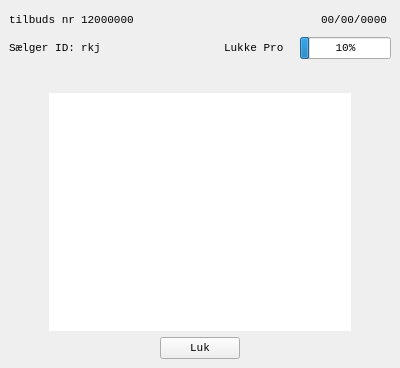
<ui version="4.0" >
 <author></author>
 <comment></comment>
 <exportmacro></exportmacro>
 <class>jourview</class>
 <widget class="QWidget" name="jourview" >
  <property name="geometry" >
   <rect>
    <x>0</x>
    <y>0</y>
    <width>400</width>
    <height>368</height>
   </rect>
  </property>
  <property name="font" >
   <font>
    <family>Lucida Console</family>
    <pointsize>8</pointsize>
    <weight>50</weight>
    <italic>false</italic>
    <bold>false</bold>
    <underline>false</underline>
    <strikeout>false</strikeout>
   </font>
  </property>
  <property name="windowTitle" >
   <string>Journal</string>
  </property>
  <layout class="QVBoxLayout" >
   <property name="margin" >
    <number>9</number>
   </property>
   <property name="spacing" >
    <number>6</number>
   </property>
   <item>
    <layout class="QVBoxLayout" >
     <property name="margin" >
      <number>0</number>
     </property>
     <property name="spacing" >
      <number>6</number>
     </property>
     <item>
      <layout class="QHBoxLayout" >
       <property name="margin" >
        <number>0</number>
       </property>
       <property name="spacing" >
        <number>6</number>
       </property>
       <item>
        <layout class="QHBoxLayout" >
         <property name="margin" >
          <number>0</number>
         </property>
         <property name="spacing" >
          <number>6</number>
         </property>
         <item>
          <widget class="QLabel" name="nr_txt" >
           <property name="minimumSize" >
            <size>
             <width>0</width>
             <height>22</height>
            </size>
           </property>
           <property name="text" >
            <string>tilbuds nr</string>
           </property>
          </widget>
         </item>
         <item>
          <widget class="QLabel" name="nr" >
           <property name="text" >
            <string>12000000</string>
           </property>
          </widget>
         </item>
        </layout>
       </item>
       <item>
        <spacer>
         <property name="orientation" >
          <enum>Qt::Horizontal</enum>
         </property>
         <property name="sizeHint" >
          <size>
           <width>40</width>
           <height>20</height>
          </size>
         </property>
        </spacer>
       </item>
       <item>
        <widget class="QLabel" name="dato" >
         <property name="minimumSize" >
          <size>
           <width>70</width>
           <height>22</height>
          </size>
         </property>
         <property name="text" >
          <string>00/00/0000</string>
         </property>
        </widget>
       </item>
      </layout>
     </item>
     <item>
      <layout class="QHBoxLayout" >
       <property name="margin" >
        <number>0</number>
       </property>
       <property name="spacing" >
        <number>6</number>
       </property>
       <item>
        <layout class="QHBoxLayout" >
         <property name="margin" >
          <number>0</number>
         </property>
         <property name="spacing" >
          <number>6</number>
         </property>
         <item>
          <widget class="QLabel" name="label_2" >
           <property name="minimumSize" >
            <size>
             <width>0</width>
             <height>22</height>
            </size>
           </property>
           <property name="text" >
            <string>Sælger ID:</string>
           </property>
          </widget>
         </item>
         <item>
          <widget class="QLabel" name="sid" >
           <property name="minimumSize" >
            <size>
             <width>0</width>
             <height>22</height>
            </size>
           </property>
           <property name="text" >
            <string>rkj</string>
           </property>
          </widget>
         </item>
        </layout>
       </item>
       <item>
        <spacer>
         <property name="orientation" >
          <enum>Qt::Horizontal</enum>
         </property>
         <property name="sizeHint" >
          <size>
           <width>40</width>
           <height>20</height>
          </size>
         </property>
        </spacer>
       </item>
       <item>
        <layout class="QHBoxLayout" >
         <property name="margin" >
          <number>0</number>
         </property>
         <property name="spacing" >
          <number>6</number>
         </property>
         <item>
          <widget class="QLabel" name="Luk_lab" >
           <property name="sizePolicy" >
            <sizepolicy>
             <hsizetype>0</hsizetype>
             <vsizetype>0</vsizetype>
             <horstretch>0</horstretch>
             <verstretch>0</verstretch>
            </sizepolicy>
           </property>
           <property name="minimumSize" >
            <size>
             <width>70</width>
             <height>22</height>
            </size>
           </property>
           <property name="text" >
            <string>Lukke Pro</string>
           </property>
           <property name="textFormat" >
            <enum>Qt::AutoText</enum>
           </property>
           <property name="scaledContents" >
            <bool>false</bool>
           </property>
           <property name="indent" >
            <number>0</number>
           </property>
          </widget>
         </item>
         <item>
          <widget class="QProgressBar" name="luk" >
           <property name="sizePolicy" >
            <sizepolicy>
             <hsizetype>0</hsizetype>
             <vsizetype>0</vsizetype>
             <horstretch>0</horstretch>
             <verstretch>0</verstretch>
            </sizepolicy>
           </property>
           <property name="minimumSize" >
            <size>
             <width>87</width>
             <height>22</height>
            </size>
           </property>
           <property name="autoFillBackground" >
            <bool>false</bool>
           </property>
           <property name="value" >
            <number>10</number>
           </property>
           <property name="textVisible" >
            <bool>true</bool>
           </property>
           <property name="orientation" >
            <enum>Qt::Horizontal</enum>
           </property>
           <property name="invertedAppearance" >
            <bool>false</bool>
           </property>
           <property name="textDirection" >
            <enum>QProgressBar::TopToBottom</enum>
           </property>
          </widget>
         </item>
        </layout>
       </item>
      </layout>
     </item>
     <item>
      <layout class="QHBoxLayout" >
       <property name="margin" >
        <number>0</number>
       </property>
       <property name="spacing" >
        <number>6</number>
       </property>
       <item>
        <spacer>
         <property name="orientation" >
          <enum>Qt::Horizontal</enum>
         </property>
         <property name="sizeType" >
          <enum>QSizePolicy::Preferred</enum>
         </property>
         <property name="sizeHint" >
          <size>
           <width>40</width>
           <height>20</height>
          </size>
         </property>
        </spacer>
       </item>
       <item>
        <layout class="QVBoxLayout" >
         <property name="margin" >
          <number>0</number>
         </property>
         <property name="spacing" >
          <number>6</number>
         </property>
         <item>
          <widget class="QLabel" name="Title" >
           <property name="minimumSize" >
            <size>
             <width>0</width>
             <height>22</height>
            </size>
           </property>
           <property name="font" >
            <font>
             <family>Lucida Console</family>
             <pointsize>8</pointsize>
             <weight>75</weight>
             <italic>false</italic>
             <bold>true</bold>
             <underline>false</underline>
             <strikeout>false</strikeout>
            </font>
           </property>
           <property name="text" >
            <string/>
           </property>
           <property name="alignment" >
            <set>Qt::AlignCenter</set>
           </property>
          </widget>
         </item>
         <item>
          <widget class="QTextEdit" name="nota_text" >
           <property name="enabled" >
            <bool>true</bool>
           </property>
           <property name="mouseTracking" >
            <bool>true</bool>
           </property>
           <property name="focusPolicy" >
            <enum>Qt::NoFocus</enum>
           </property>
           <property name="contextMenuPolicy" >
            <enum>Qt::NoContextMenu</enum>
           </property>
           <property name="acceptDrops" >
            <bool>false</bool>
           </property>
           <property name="autoFillBackground" >
            <bool>true</bool>
           </property>
           <property name="frameShape" >
            <enum>QFrame::NoFrame</enum>
           </property>
           <property name="frameShadow" >
            <enum>QFrame::Plain</enum>
           </property>
           <property name="verticalScrollBarPolicy" >
            <enum>Qt::ScrollBarAsNeeded</enum>
           </property>
           <property name="horizontalScrollBarPolicy" >
            <enum>Qt::ScrollBarAlwaysOff</enum>
           </property>
           <property name="tabChangesFocus" >
            <bool>false</bool>
           </property>
           <property name="undoRedoEnabled" >
            <bool>false</bool>
           </property>
           <property name="readOnly" >
            <bool>true</bool>
           </property>
          </widget>
         </item>
        </layout>
       </item>
       <item>
        <spacer>
         <property name="orientation" >
          <enum>Qt::Horizontal</enum>
         </property>
         <property name="sizeType" >
          <enum>QSizePolicy::Preferred</enum>
         </property>
         <property name="sizeHint" >
          <size>
           <width>40</width>
           <height>20</height>
          </size>
         </property>
        </spacer>
       </item>
      </layout>
     </item>
     <item>
      <layout class="QHBoxLayout" >
       <property name="margin" >
        <number>0</number>
       </property>
       <property name="spacing" >
        <number>6</number>
       </property>
       <item>
        <spacer>
         <property name="orientation" >
          <enum>Qt::Horizontal</enum>
         </property>
         <property name="sizeHint" >
          <size>
           <width>40</width>
           <height>20</height>
          </size>
         </property>
        </spacer>
       </item>
       <item>
        <widget class="QPushButton" name="pushButton" >
         <property name="text" >
          <string>Luk</string>
         </property>
        </widget>
       </item>
       <item>
        <spacer>
         <property name="orientation" >
          <enum>Qt::Horizontal</enum>
         </property>
         <property name="sizeHint" >
          <size>
           <width>40</width>
           <height>20</height>
          </size>
         </property>
        </spacer>
       </item>
      </layout>
     </item>
    </layout>
   </item>
  </layout>
 </widget>
 <pixmapfunction></pixmapfunction>
 <resources>
  <include location="helhed.qrc" />
 </resources>
 <connections>
  <connection>
   <sender>pushButton</sender>
   <signal>clicked()</signal>
   <receiver>jourview</receiver>
   <slot>close()</slot>
   <hints>
    <hint type="sourcelabel" >
     <x>204</x>
     <y>368</y>
    </hint>
    <hint type="destinationlabel" >
     <x>203</x>
     <y>206</y>
    </hint>
   </hints>
  </connection>
 </connections>
</ui>
